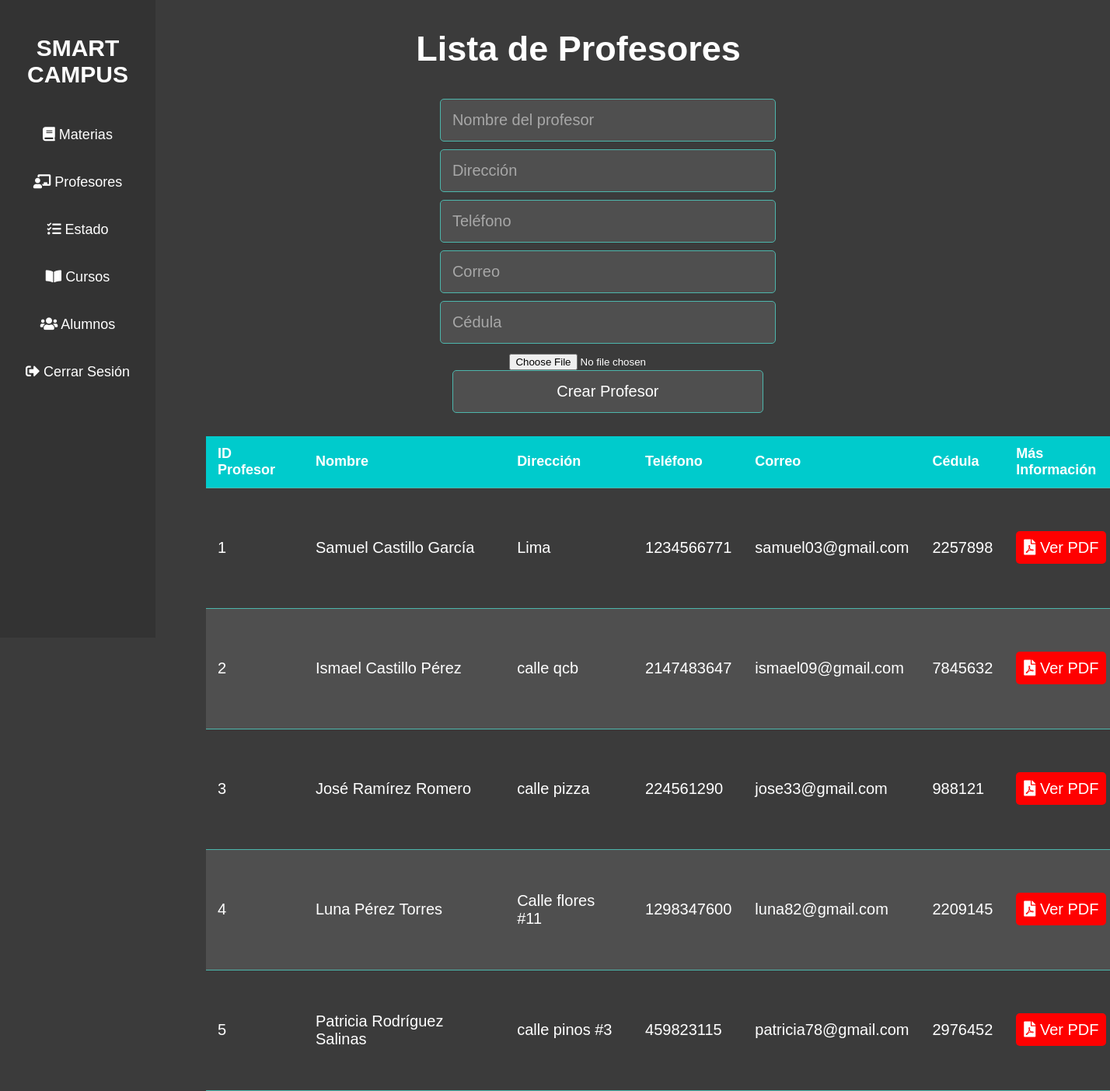
/seccion/profesores/index.php, run on the app's committed database.
### tables this page shows
CREATE TABLE `profesor` (
  `IDprofesor` int(11) NOT NULL,
  `Nombre_profesor` varchar(50) NOT NULL,
  `Direccion` varchar(30) NOT NULL,
  `Telefono` int(11) NOT NULL,
  `Correo` varchar(30) NOT NULL,
  `Cedula` int(7) NOT NULL,
  `Info_pdf` varchar(255) NOT NULL
);

### seccion/profesores/index.php (the view, shortened to what this page needs)
<?php
$bd_path = "../../bd.php";
if (file_exists($bd_path)) {
    if (isset($conexion)) {
        $sentencia_profesores = $conexion->prepare("SELECT IDprofesor, Nombre_profesor, Direccion, Telefono, Correo, Cedula, Info_pdf FROM `profesor`");
        $sentencia_profesores->execute();
        $lista_profesores = $sentencia_profesores->fetchAll(PDO::FETCH_ASSOC);
?>
<!DOCTYPE html>
<html lang="es">
<head>
<?php include('../../templates/header.php'); ?>
    <link rel="stylesheet" href="https://cdnjs.cloudflare.com/ajax/libs/font-awesome/5.15.3/css/all.min.css">
</head>
<body>
    <div class="container">
        <div class="header">
            <h2>Lista de Profesores</h2>
        </div>
        <div class="form-table-container">
            <div class="form-container">
                <form method="post" enctype="multipart/form-data">
                    <input type="text" id="nombre_profesor" name="nombre_profesor" placeholder="Nombre del profesor" required><br>
                    <input type="text" id="direccion" name="direccion" placeholder="Dirección" required><br>
                    <input type="text" id="telefono" name="telefono" placeholder="Teléfono" required><br>
                    <input type="text" id="correo" name="correo" placeholder="Correo" required><br>
                    <input type="text" id="cedula" name="cedula" placeholder="Cédula" required><br>
                    <input type="file" name="info_pdf" accept="application/pdf"><br>
                    <button type="submit" class="btn" name="nuevo_profesor">Crear Profesor</button>
                </form>
            </div>
            <div class="table-container">
                <table>
                    <thead>
                        <tr>
                            <th>ID Profesor</th>
                            <th>Nombre</th>
                            <th>Dirección</th>
                            <th>Teléfono</th>
                            <th>Correo</th>
                            <th>Cédula</th>
                            <th>Más Información</th>
                        </tr>
                    </thead>
                    <tbody>
                        <?php foreach ($lista_profesores as $profesor) { ?>
                            <tr>
                                <td><?php echo $profesor['IDprofesor']; ?></td>
                                <td><?php echo $profesor['Nombre_profesor']; ?></td>
                                <td><?php echo $profesor['Direccion']; ?></td>
                                <td><?php echo $profesor['Telefono']; ?></td>
                                <td><?php echo $profesor['Correo']; ?></td>
                                <td><?php echo $profesor['Cedula']; ?></td>
                                <td>
                                <?php if ($profesor['Info_pdf']) { ?>
                                    <a class="pdf-btn" href="<?php echo $profesor['Info_pdf']; ?>" target="_blank">
                                    <i class="fas fa-file-pdf"></i> Ver PDF </a>
                                    <?php } else { ?> No disponible <?php } ?>
                                </td>
                            </tr>
                        <?php } ?>
                    </tbody>
                </table>
            </div>
        </div>
    </div>
</body>
</html>
<?php
    } else {
        echo "Error: No se pudo establecer la conexión a la base de datos.";
    }
} else {
    echo "Error: No se encontró el archivo de la base de datos.";
}
?>

### templates/header.php (shortened to what this page needs)
<!DOCTYPE html>
<html lang="es">
<head>
    <link rel="stylesheet" href="https://cdnjs.cloudflare.com/ajax/libs/font-awesome/5.15.3/css/all.min.css">
</head>
<body>
    <div class="navbar">
        <h2>SMART CAMPUS</h2>
        <ul>
            <li><a href="../materias/index.php"><i class="fas fa-book"></i> Materias</a></li>
            <li><a href="../profesores/index.php"><i class="fas fa-chalkboard-teacher"></i> Profesores</a></li>
            <li><a href="../estados/index.php"><i class="fas fa-tasks"></i> Estado</a></li>
            <li><a href="../cursos/index.php"><i class="fas fa-book-open"></i> Cursos</a></li>
            <li><a href="../alumnos/index.php"><i class="fas fa-users"></i> Alumnos</a></li>
            <li><a href="../../../index.php"><i class="fas fa-sign-out-alt"></i> Cerrar Sesión</a></li>
        </ul>
    </div>
</body>
</html>

### templates/header.php (style rules this page uses)
body { font-family: "Times New Roman", Times, serif; font-size: 20px; margin: 0; padding: 0; min-height: 100vh; background-color: #e6ffe6; color: white; }
.navbar { position: fixed; left: 0; top: 0; height: 100vh; width: 200px; background-color: #333; padding-top: 20px; z-index: 1; }
.navbar h2 { color: white; text-align: center; margin-bottom: 30px; }
.navbar ul { list-style-type: none; padding: 0; margin: 0; }
.navbar ul li { padding: 10px; text-align: center; }
.navbar ul li a { text-decoration: none; color: white; font-size: 18px; padding: 10px; display: block; transition: background-color 0.3s; }

### seccion/profesores/index.php (style rules this page uses)
body { background-image: url('../../imagenes/fondos/wallhaven-kw1ye6_1920x1080.png'); background-size: contain; background-position: center; font-family: Arial, sans-serif; margin: 0; padding: 0; background-color: #3b3b3b; color: #fff; display: flex; justify-content: center; align-items: center; min-height: 100vh; }
.header { font-size: 30px; color: #fff; text-align: center; padding: -70px; transform: translateX(30px); }
.form-table-container { width: 110%; margin-top: 20px; text-align: center; }
table { width: 90%; border-collapse: collapse; margin-top: 20px; transform: translateX(230px); }
th, td { padding: 12px 15px; text-align: left; border-bottom: 1px solid #4db6ac; }
th { background-color: #00cbcc; color: #fff; font-size: 18px; }
tr:nth-child(even) { background-color: rgba(255, 255, 255, 0.1); }
.btn { padding: 12px 20px; margin: 0 2px; border: none; border-radius: 5px; cursor: pointer; transition: background-color 0.3s; }
input[type="text"], button[type="submit"] { background-color: rgba(255, 255, 255, 0.1); color: #fff; border: 1px solid #4db6ac; border-radius: 5px; padding: 15px; margin-bottom: 10px; width: 90%; max-width: 400px; font-size: 20px; }
input[type="text"]::placeholder { color: rgba(255, 255, 255, 0.5); }
.pdf-btn { background-color: red; color: #fff; padding: 10px 10px; border-radius: 5px; text-decoration: none; transition: all 0.3s; }

### data on the page
profesor: IDprofesor "1", Nombre_profesor "Samuel Castillo García", Direccion "Lima", Telefono "1234566771", Correo "samuel03@gmail.com", Cedula "2257898"
profesor: IDprofesor "2", Nombre_profesor "Ismael Castillo Pérez", Direccion "calle qcb", Telefono "2147483647", Correo "ismael09@gmail.com", Cedula "7845632"
profesor: IDprofesor "3", Nombre_profesor "José Ramírez Romero", Direccion "calle pizza", Telefono "224561290", Correo "jose33@gmail.com", Cedula "988121"
profesor: IDprofesor "4", Nombre_profesor "Luna Pérez Torres", Direccion "Calle flores #11", Telefono "1298347600", Correo "luna82@gmail.com", Cedula "2209145"
profesor: IDprofesor "5", Nombre_profesor "Patricia Rodríguez Salinas", Direccion "calle pinos #3", Telefono "459823115", Correo "patricia78@gmail.com", Cedula "2976452"
